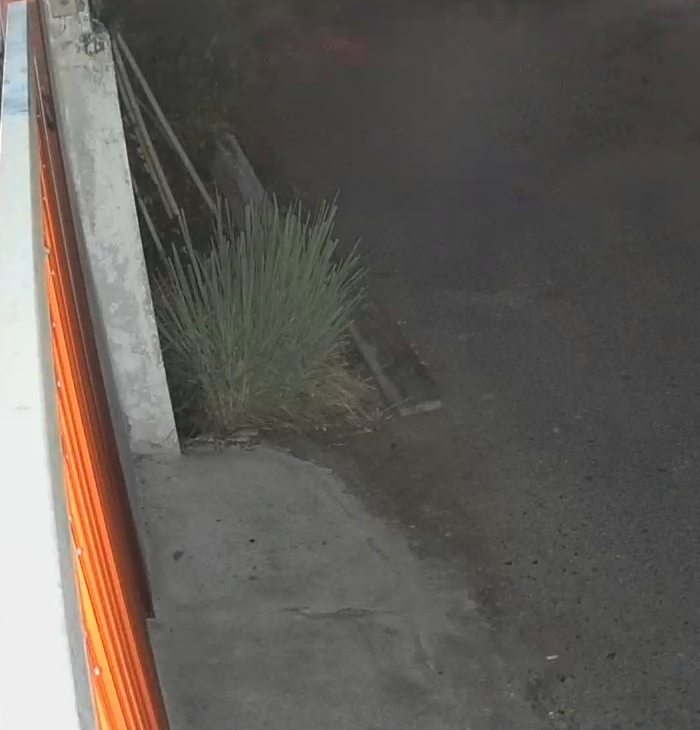

Here is the Python script that generated this plot:

# Improting Image class from PIL module 
from PIL import Image 
  
# Opens a image in RGB mode 
im = Image.open("001.jpg") 
  
# Setting the points for cropped image 
left = 500
top = 350
right = 1200
bottom = 1080
  
# Cropped image of above dimension 
# (It will not change orginal image) 
im1 = im.crop((left, top, right, bottom)) 
  
# Shows the image in image viewer 
im1.save("crop.png")